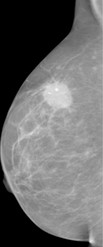
#> input picture mama.jpg, 103 x 247 px
$ python codigo-2.py
#> lines starting #> are read from the running program, lines starting #| are printed output that depends on the picture
# Pré-processamento de imagem de câncer de mama

from PIL import Image, ImageDraw, ImageEnhance
from skimage import measure
import numpy as np
import matplotlib.pyplot as plt

# Carregando a imagem de câncer de mama
imagem_mama = Image.open('mama.jpg')
#> imagem_mama is the input picture: PIL image 103x247 RGB; min 0, max 251, mean 106.4

# Convertendo a imagem para tons de cinza
imagem_cinza = imagem_mama.convert('L')

# Convertendo a imagem para uma matriz numpy
matriz_imagem = np.array(imagem_cinza)

# Encontrando contornos usando a função find_contours da skimage
contornos = measure.find_contours(matriz_imagem, 0.8)
#> contornos = 134 items

# Desenhando os contornos na imagem
desenhar = ImageDraw.Draw(imagem_mama)
for contorno in contornos:
    for i in range(len(contorno) - 1):
        desenhar.line(
            (
                contorno[i][1],
                contorno[i][0],
                contorno[i + 1][1],
                contorno[i + 1][0],
            ),
            fill='red',
            width=2,
        )
#> this loop made 134 passes
#> contorno on pass 1: [[0, 72.6], [0.6, 72], [0, 71.4]]

# Realçando o contraste da imagem
realcar = ImageEnhance.Contrast(imagem_mama)
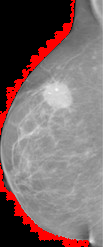
#> imagem_mama: PIL image 103x247 RGB; mean R, G, B 123.4, 105.9, 105.9
imagem_realcada = realcar.enhance(15.5)
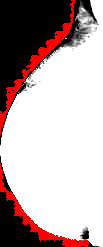
#> imagem_realcada: PIL image 103x247 RGB; mean R, G, B 187.6, 170.1, 170.1

# Salvando a imagem final
imagem_realcada.save('mama_contornos_final.jpg')

# Exibindo a imagem resultante
plt.imshow(imagem_realcada, cmap='gray')
plt.title('Imagem com Contornos e Contraste Aumentado')
plt.axis('off')
plt.show()

$ run again, with Bernese_Mountain_Dog.jpg copied over mama.jpg
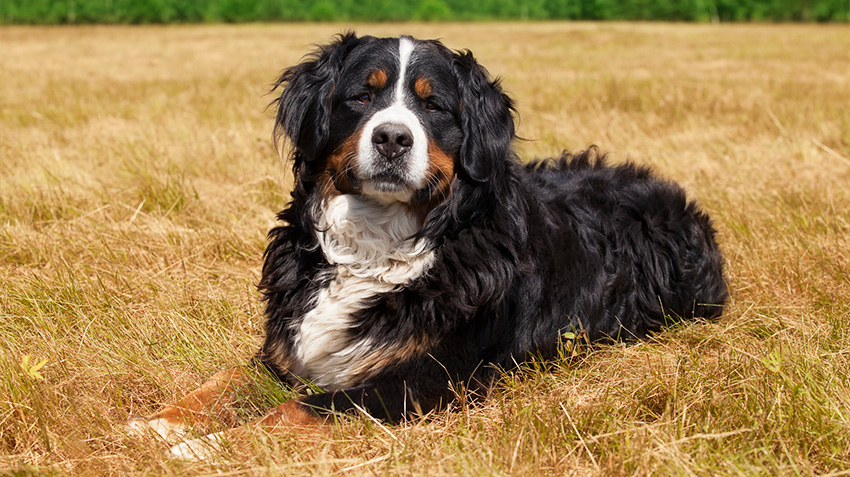
#> input picture Bernese_Mountain_Dog.jpg, 850 x 477 px
#> imagem_mama is the input picture: PIL image 850x477 RGB; mean R, G, B 156.2, 126.2, 77.5
#> `imagem_cinza = imagem_mama.convert('L')`:
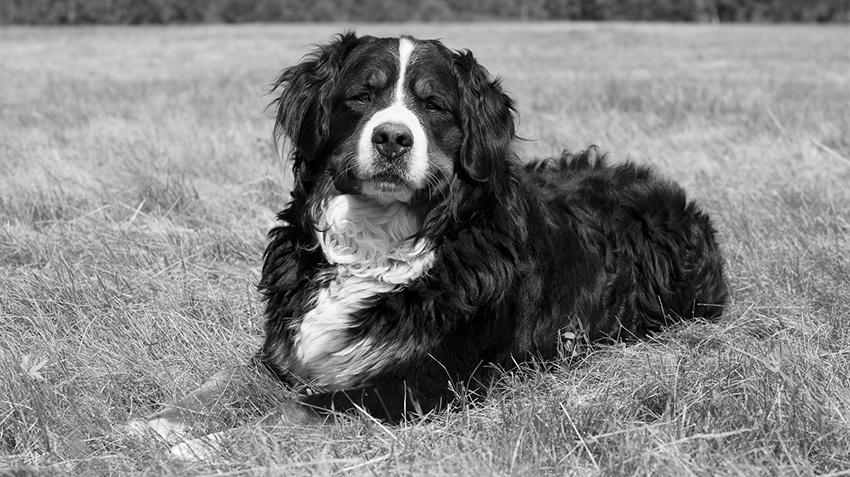
#> imagem_cinza: PIL image 850x477 L; min 0, max 255, mean 129.6
#> contornos = 217 point arrays, longest 59 points
#> `imagem_realcada = realcar.enhance(15.5)`:
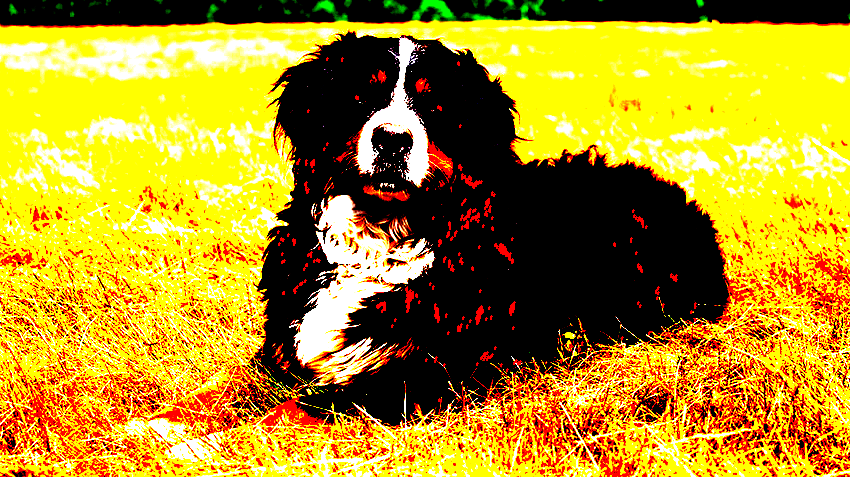
#> imagem_realcada: PIL image 850x477 RGB; mean R, G, B 175.9, 145.6, 31.6
